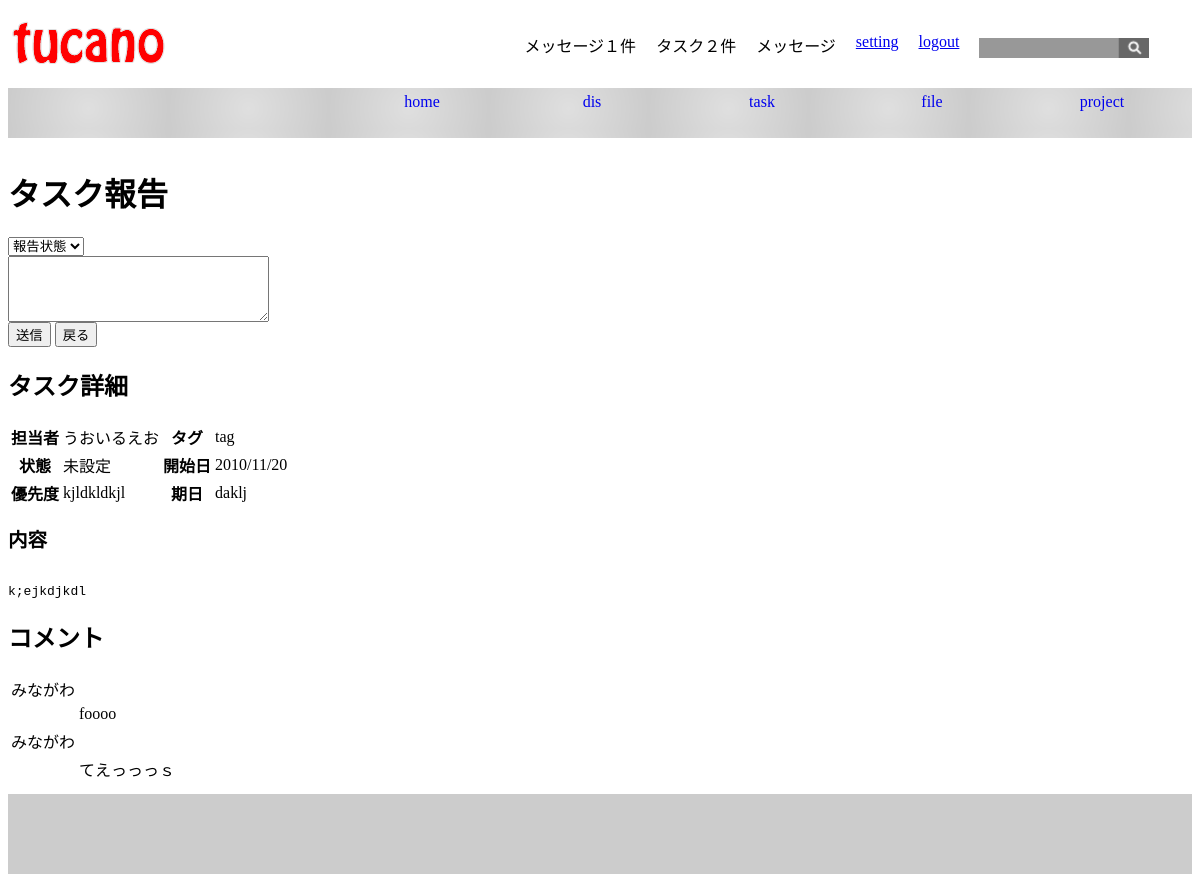
/admin/task/task-repo.php?t_id=7 (signed in), run on the app's committed database.
### tables this page shows
CREATE TABLE `tasks` (
  `t_id` int(11) NOT NULL AUTO_INCREMENT,
  `p_id` int(11) NOT NULL,
  `t_name` varchar(50) NOT NULL,
  `u_id` int(11) DEFAULT NULL,
  `t_limit` varchar(12) NOT NULL,
  `t_priority` varchar(18) DEFAULT NULL,
  `t_end` varchar(50) DEFAULT NULL,
  `t_body` text,
  `created` datetime DEFAULT NULL,
  `modified` datetime DEFAULT NULL,
  `t_begin` varchar(12) DEFAULT NULL,
  `s_id` int(11) NOT NULL,
  PRIMARY KEY (`t_id`),
  KEY `p_id` (`p_id`),
  KEY `p_id_2` (`p_id`,`u_id`),
  KEY `u_id` (`u_id`),
  KEY `s_id` (`s_id`)
);

CREATE TABLE `statuses` (
  `s_id` int(11) NOT NULL AUTO_INCREMENT,
  `s_status` varchar(20) NOT NULL,
  `s_place` varchar(10) NOT NULL,
  PRIMARY KEY (`s_id`),
  UNIQUE KEY `s_status` (`s_status`)
);

CREATE TABLE `comments` (
  `c_id` int(11) NOT NULL AUTO_INCREMENT,
  `t_id` int(11) NOT NULL,
  `c_comment` text NOT NULL,
  `created` datetime DEFAULT NULL,
  `modified` datetime DEFAULT NULL,
  `u_id` int(11) NOT NULL,
  PRIMARY KEY (`c_id`),
  KEY `t_id` (`t_id`),
  KEY `u_id` (`u_id`)
);

CREATE TABLE `users` (
  `u_id` int(11) NOT NULL AUTO_INCREMENT,
  `u_name` varchar(20) NOT NULL,
  `u_mail` varchar(80) NOT NULL,
  `u_password` varchar(30) NOT NULL,
  `created` datetime DEFAULT NULL,
  `modified` datetime DEFAULT NULL,
  PRIMARY KEY (`u_id`),
  UNIQUE KEY `u_mail` (`u_mail`),
  UNIQUE KEY `u_mail_2` (`u_mail`)
);

### config/include.php (called while the page is built, shortened)
<?php
function db_con() {
    $con = mysqli_connect("localhost", "root", "hoge", "tucano");
    return $con;
}
function db_result($sql) {
    $con = db_con();
    $result = mysqli_query($con, $sql);
    return $result;
}
function db_data($sql) {
    $con = db_con();
    $result = mysqli_query($con, $sql);
    if ($result) {
        $data = mysqli_fetch_array($result);
    } else {
        $data = false;
    }
    return $data;
}
?>

### admin/task/task-repo.php (the view, shortened to what this page needs)
<?php
include "../../config/include.php";
$msg = "";
$t_id = $_GET["t_id"];
$sql = "SELECT t_id, t_body, t_name, u_name, t_limit, t_priority, s_status "
     . "FROM tasks as t, users as u, statuses as s "
     . "WHERE t_id = {$t_id} AND t.p_id = {$_SESSION["p_id"]} "
     . "AND u.u_id = t.u_id AND s.s_id = t.s_id ORDER BY t_limit DESC";
$data = db_data($sql);
$msg .= <<< END
<h1>タスク報告</h1>
<form action="task-repo-check.php" method="POST">
  <select name="s_id">
    <option value="none">報告状態</option>
    <option value="5">未完了</option>
    <option value="6">完了</option>
  </select><br />
  <textarea name="c_comment" cols="30" rows="4"></textarea><br />
  <input type="hidden" name="t_id" value="{$t_id}" />
  <input type="submit" value="送信" />
  <input type="button" value="戻る" onclick="history.back()" />
</form>
<h2>タスク詳細</h2>
<table>
<tr>
<th>担当者</td>
<td>{$data["t_name"]}</td>
<th>タグ</th>
<td>tag</td>
</tr>
<tr>
<th>状態</td>
<td>{$data["s_status"]}</td>
<th>開始日</th>
<td>2010/11/20</td>
</tr>
<tr>
<th>優先度</td>
<td>{$data["t_priority"]}</td>
<th>期日</th>
<td>{$data["t_limit"]}</td>
</tr>
</table>
<pre>
<h2>内容</h2>
{$data["t_body"]}
</pre>
</table>
END;
$sql = "SELECT u_name, c_comment FROM comments, users WHERE t_id = {$t_id} AND comments.u_id = users.u_id";
$result = db_result($sql);
$msg .= "<h2>コメント</h2>";
while( $data = mysqli_fetch_array($result) ){
    $msg .= <<< END
<table>
  <tr>
   <td>{$data["u_name"]}</td>
  </tr>
  <tr>
   <td></td><td>{$data["c_comment"]}</td>
  </tr>
</table>
END;
}
?>
<!DOCTYPE html PUBLIC "-//W3C//DTD XHTML 1.0 Transitional//EN" "http://www.w3.org/TR/xhtml1/DTD/xhtml1-transitional.dtd">
<html xmlns="http://www.3w.prg/1999/xhtml">
<head>
<link rel="stylesheet" type="text/css" href="../../css/main.css">
</head>
<body>
<div id="header">
  <div id="logo"></div>
  <div id="head-menu">
    <ul>
      <li>メッセージ１件</li>
      <li>タスク２件</li>
      <li>メッセージ</li>
      <li><a href="../setting.html">setting</a></li>
      <li><a href="../../index.php">logout</a></li>
      <li><img id="src" src="../../img/src.jpg"></li>
    </ul>
  </div>
</div>
<div id="nav">
  <ul>
    <li><a href="../index.html">home</a></li>
    <li><a href="../discussion/discussion.html">dis</a></li>
    <li><a href="./task.php">task</a></li>
    <li><a href="../file/uploader.html">file</a></li>
    <li><a href="../project/members.html">project</a></li>
  </ul>
</div>
<div id="content">
  <div id="main">
  <?php print $msg; ?>
  </div>
  <div id="side">
  </div>
</div>
<div id="footer">
</div>
</body>
</html>

### css/main.css (style rules this page uses)
body { padding:0; }
img { border:0; }
#header { width:100%; height:80px; }
#logo { float:left; position:relative; height:80px; width:160px; left:0px; top:0px; background:url("../img/logo.png") no-repeat; }
#head-menu { float:left; margin:0 5px; width:85%; height:80px; }
#head-menu ul { float:right; margin:0; padding:25px 10px; }
#head-menu li { float:left; list-style:none; padding:0 10px; }
#src { margin:5px 10px 0 0; width:170px; }
#nav { float:left; width:100%; background:url(../img/menu2.png); }
#nav ul { float:right; margin:0; padding:0 5px; }
#nav li { text-align:center; float:left; list-style:none; }
#nav li a { text-decoration:none; float:left; display:block; width:160px; height:40px; text-align:center; padding:5px; }
#content { clear:both; overflow:hidden; }
#main { margin-top:10px; float:left; width:80%; height:100%; }
#side { margin-top:20px; padding-bottom:300000px; margin-bottom:-300000px; margin-left:82%; height:100%; }
#footer { background:url(../img/header.png); clear:both; margin-top:10px; width:100%; height:80px; }

### data on the page
tasks: t_name "うおいるえお", s.s_status "未設定", t_priority "kjldkldkjl", t_limit "daklj", t_body "k;ejkdjkdl"
comments: u.u_name "みながわ", c_comment "foooo"
comments: u.u_name "みながわ", c_comment "てえっっっｓ"
